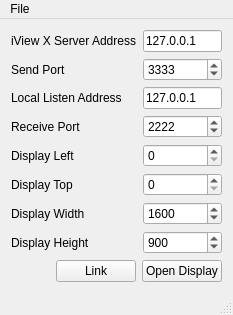
<?xml version="1.0" encoding="UTF-8"?>
<ui version="4.0">
 <class>MainWindow</class>
 <widget class="QMainWindow" name="MainWindow">
  <property name="geometry">
   <rect>
    <x>0</x>
    <y>0</y>
    <width>233</width>
    <height>294</height>
   </rect>
  </property>
  <property name="windowTitle">
   <string>SMI iViewX Connector</string>
  </property>
  <widget class="QWidget" name="centralWidget">
   <layout class="QVBoxLayout" name="verticalLayout">
    <item>
     <layout class="QFormLayout" name="formLayout">
      <item row="0" column="0">
       <widget class="QLabel" name="label_4">
        <property name="text">
         <string>iView X Server Address</string>
        </property>
       </widget>
      </item>
      <item row="0" column="1">
       <widget class="QLineEdit" name="serverAddress">
        <property name="toolTip">
         <string>IP address of iView X computer</string>
        </property>
        <property name="text">
         <string>127.0.0.1</string>
        </property>
       </widget>
      </item>
      <item row="1" column="0">
       <widget class="QLabel" name="label_2">
        <property name="text">
         <string>Send Port</string>
        </property>
       </widget>
      </item>
      <item row="1" column="1">
       <widget class="QSpinBox" name="sendPort">
        <property name="toolTip">
         <string>Port being used by this program for sending data to iView X</string>
        </property>
        <property name="minimum">
         <number>1</number>
        </property>
        <property name="maximum">
         <number>65535</number>
        </property>
        <property name="value">
         <number>3333</number>
        </property>
       </widget>
      </item>
      <item row="2" column="0">
       <widget class="QLabel" name="label_5">
        <property name="text">
         <string>Local Listen Address</string>
        </property>
       </widget>
      </item>
      <item row="2" column="1">
       <widget class="QLineEdit" name="listenAddress">
        <property name="toolTip">
         <string>IP address of local computer</string>
        </property>
        <property name="text">
         <string>127.0.0.1</string>
        </property>
       </widget>
      </item>
      <item row="3" column="0">
       <widget class="QLabel" name="label_3">
        <property name="text">
         <string>Receive Port</string>
        </property>
       </widget>
      </item>
      <item row="3" column="1">
       <widget class="QSpinBox" name="receivePort">
        <property name="toolTip">
         <string>Port being used by this program for receiving data from iView X</string>
        </property>
        <property name="minimum">
         <number>1</number>
        </property>
        <property name="maximum">
         <number>65535</number>
        </property>
        <property name="value">
         <number>2222</number>
        </property>
       </widget>
      </item>
      <item row="4" column="0">
       <widget class="QLabel" name="label">
        <property name="text">
         <string>Display Left</string>
        </property>
       </widget>
      </item>
      <item row="5" column="0">
       <widget class="QLabel" name="label_6">
        <property name="text">
         <string>Display Top</string>
        </property>
       </widget>
      </item>
      <item row="6" column="0">
       <widget class="QLabel" name="label_7">
        <property name="text">
         <string>Display Width</string>
        </property>
       </widget>
      </item>
      <item row="7" column="0">
       <widget class="QLabel" name="label_8">
        <property name="text">
         <string>Display Height</string>
        </property>
       </widget>
      </item>
      <item row="4" column="1">
       <widget class="QSpinBox" name="displayLeftEdit">
        <property name="maximum">
         <number>999999999</number>
        </property>
       </widget>
      </item>
      <item row="5" column="1">
       <widget class="QSpinBox" name="displayTopEdit">
        <property name="maximum">
         <number>999999999</number>
        </property>
       </widget>
      </item>
      <item row="6" column="1">
       <widget class="QSpinBox" name="displayWidthEdit">
        <property name="maximum">
         <number>999999999</number>
        </property>
        <property name="value">
         <number>1600</number>
        </property>
       </widget>
      </item>
      <item row="7" column="1">
       <widget class="QSpinBox" name="displayHeightEdit">
        <property name="maximum">
         <number>999999999</number>
        </property>
        <property name="value">
         <number>900</number>
        </property>
       </widget>
      </item>
     </layout>
    </item>
    <item>
     <layout class="QHBoxLayout" name="horizontalLayout">
      <item>
       <spacer name="horizontalSpacer">
        <property name="orientation">
         <enum>Qt::Horizontal</enum>
        </property>
        <property name="sizeHint" stdset="0">
         <size>
          <width>40</width>
          <height>20</height>
         </size>
        </property>
       </spacer>
      </item>
      <item>
       <widget class="QPushButton" name="linkButton">
        <property name="text">
         <string>Link</string>
        </property>
       </widget>
      </item>
      <item>
       <widget class="QPushButton" name="openDisplayButton">
        <property name="text">
         <string>Open Display</string>
        </property>
       </widget>
      </item>
     </layout>
    </item>
   </layout>
  </widget>
  <widget class="QMenuBar" name="menuBar">
   <property name="geometry">
    <rect>
     <x>0</x>
     <y>0</y>
     <width>233</width>
     <height>21</height>
    </rect>
   </property>
   <widget class="QMenu" name="menuFile">
    <property name="title">
     <string>File</string>
    </property>
    <addaction name="actionLoad_Configuration"/>
    <addaction name="actionSave_Configuration"/>
    <addaction name="separator"/>
    <addaction name="actionQuit_2"/>
   </widget>
   <addaction name="menuFile"/>
  </widget>
  <widget class="QStatusBar" name="statusBar"/>
  <action name="actionLoad_Configuration">
   <property name="text">
    <string>Load Configuration</string>
   </property>
  </action>
  <action name="actionSave_Configuration">
   <property name="text">
    <string>Save Configuration</string>
   </property>
  </action>
  <action name="actionQuit">
   <property name="text">
    <string>Quit</string>
   </property>
  </action>
  <action name="actionQuit_2">
   <property name="text">
    <string>Quit</string>
   </property>
  </action>
 </widget>
 <layoutdefault spacing="6" margin="11"/>
 <resources/>
 <connections/>
</ui>
